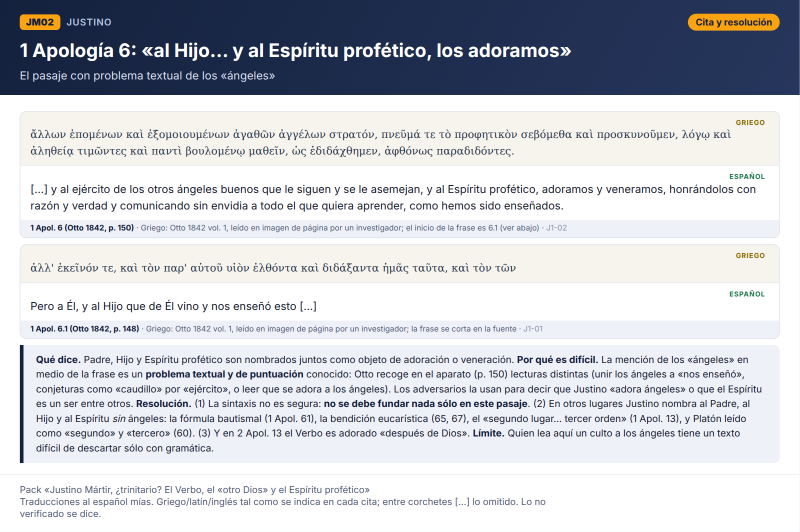
#> input picture justino-martir-verbo-otro-dios-espiritu/JM02.png, 1600 x 1064 px, given in place of JM19.png, which was not available (shown at 1/2 size)
$ python packjm.py
#> lines starting #> are read from the running program, lines starting #| are printed output that depends on the picture
import os, shutil, glob, json
from PIL import Image
B='/tmp/claude-0/-home-user-Pruebas/978f574d-1019-54bc-bb45-9f4fddd102bb/scratchpad'
JM=B+'/jm'; JQ=B+'/jq'
R='/home/user/Pruebas/justino-martir-verbo-otro-dios-espiritu'
os.chdir(JM)
for d in ('','/herramientas','/herramientas/briefs_agentes','/herramientas/datos_agentes','/paginas'):
    os.makedirs(R+d,exist_ok=True)
order=['JM19']+[f'JM{i:02d}' for i in range(1,19)]+['JM20','JM21','JM22','JM23']
files=[o+'.png' for o in order]
for f in files: shutil.copy('jmcards/'+f,R+'/'+f)
for f in glob.glob(JQ+'/pg/*.png'): shutil.copy(f,R+'/paginas/'+os.path.basename(f))
for t in ('jmdata.py','jmgen.py','packjm.py'): shutil.copy(t,R+'/herramientas/'+t)
for t in ('V_o164.py','V_tr.py','bands.py'): shutil.copy(f'{JQ}/{t}',R+'/herramientas/resaltar_'+t)
shutil.copy(B+'/ay/renderhb.js',R+'/herramientas/renderhb.js'); shutil.copy(B+'/tq/hlz.py',R+'/herramientas/hlz.py'); shutil.copy(B+'/jd/hlpage.py',R+'/herramientas/hlpage.py')
for t in ('hbcss.py','genpad.py'): shutil.copy(f'{B}/hb/{t}',R+'/herramientas/'+t)
shutil.copy(JQ+'/gen.py',R+'/herramientas/gen_briefs.py')
for k in range(1,12):
    shutil.copy(f'{JQ}/J{k}.txt',R+f'/herramientas/briefs_agentes/J{k}.txt')
    for n in ('passages.json','notes.md'):
        p=f'{JQ}/J{k}/{n}'
        if os.path.exists(p): shutil.copy(p,R+f'/herramientas/datos_agentes/J{k}_{n}')
ims=[]
for f in files:
    im=Image.open('jmcards/'+f).convert('RGB')
#> im is the input picture: PIL image 1600x1064 RGB; mean R, G, B 201.5, 204.4, 210.7
    if im.width>1200: im=im.resize((1200,round(im.height*1200/im.width)),Image.LANCZOS)
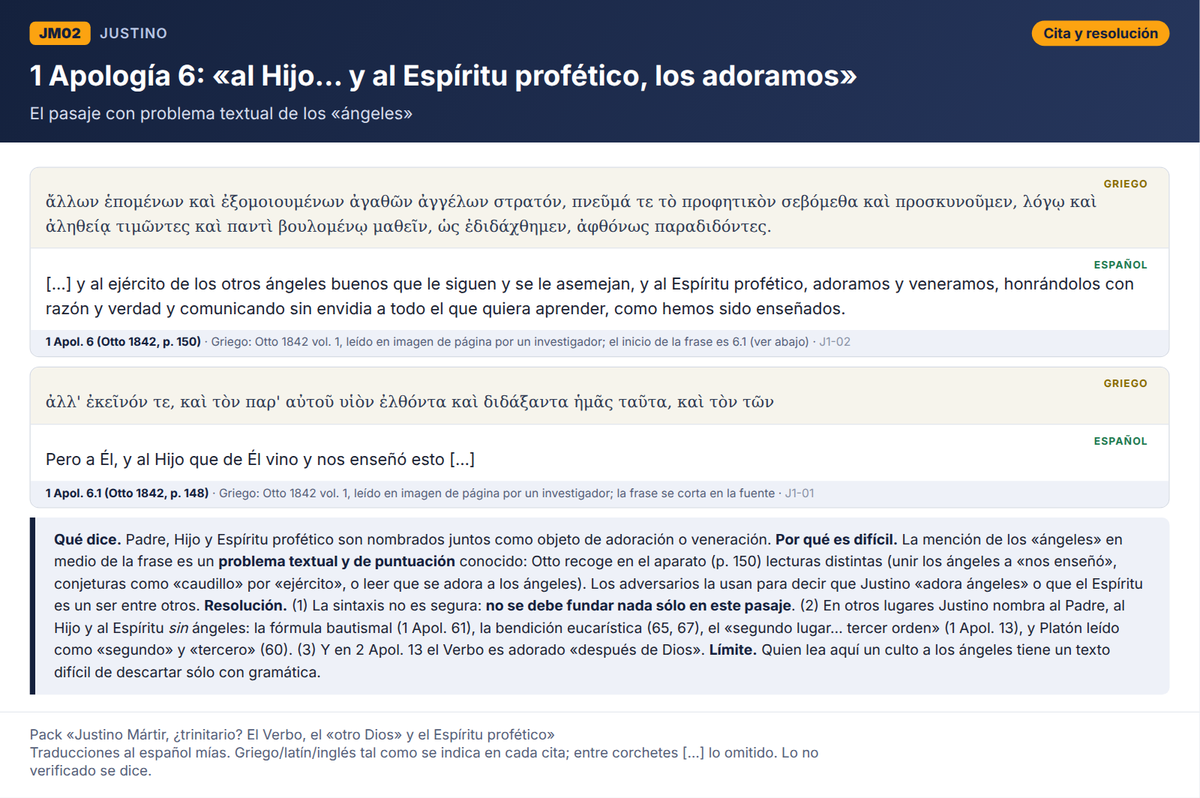
#> im: PIL image 1200x798 RGB; mean R, G, B 201.3, 204.2, 210.5
    ims.append(im)
#> pass 2 of the loop `for f in files:`:
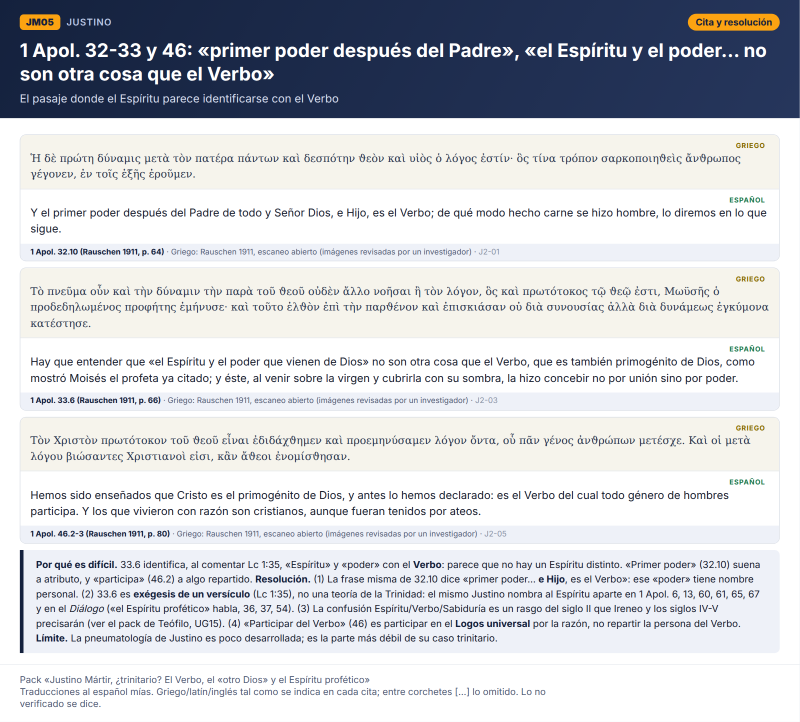
#> input picture justino-martir-verbo-otro-dios-espiritu/JM05.png, 1600 x 1444 px, given in place of JM01.png, which was not available (shown at 1/2 size)
#> im is the input picture: PIL image 1600x1444 RGB; mean R, G, B 205.6, 208, 213
#> `if im.width>1200: im=im.resize((1200,round(im.height*1200/im.width)),I..`:
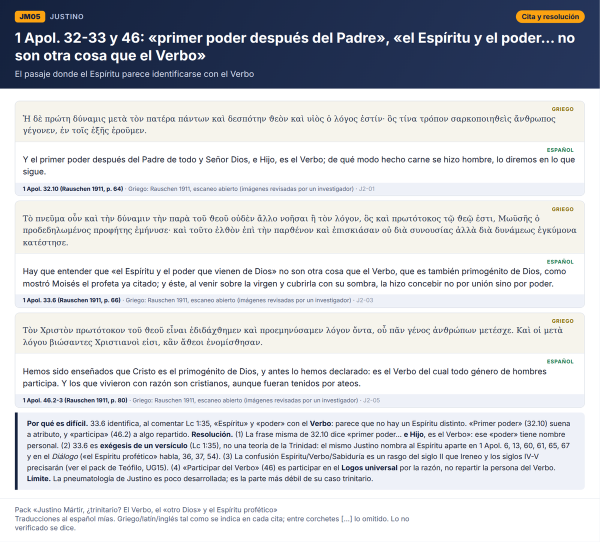
#> im: PIL image 1200x1083 RGB (shown at 1/2 size); mean R, G, B 205.3, 207.8, 212.8
#> (the run stopped early here; a loop or call above may not have finished)
